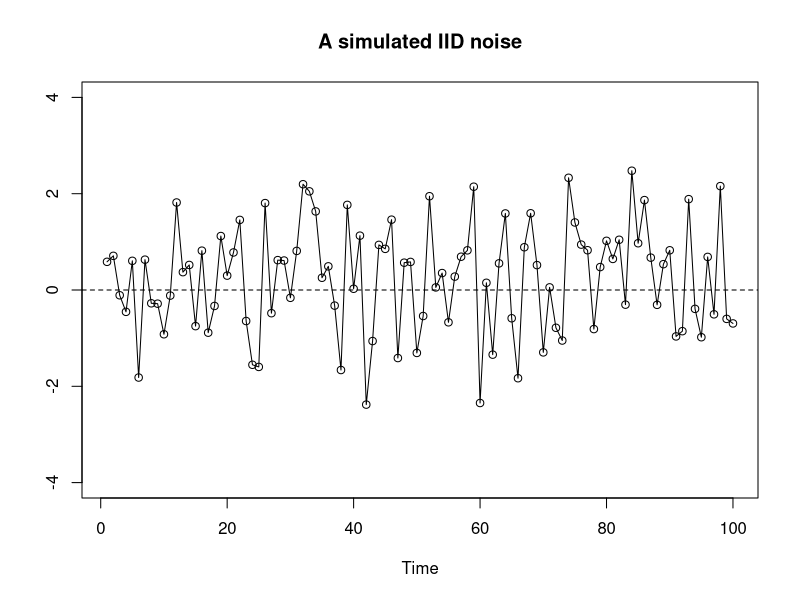
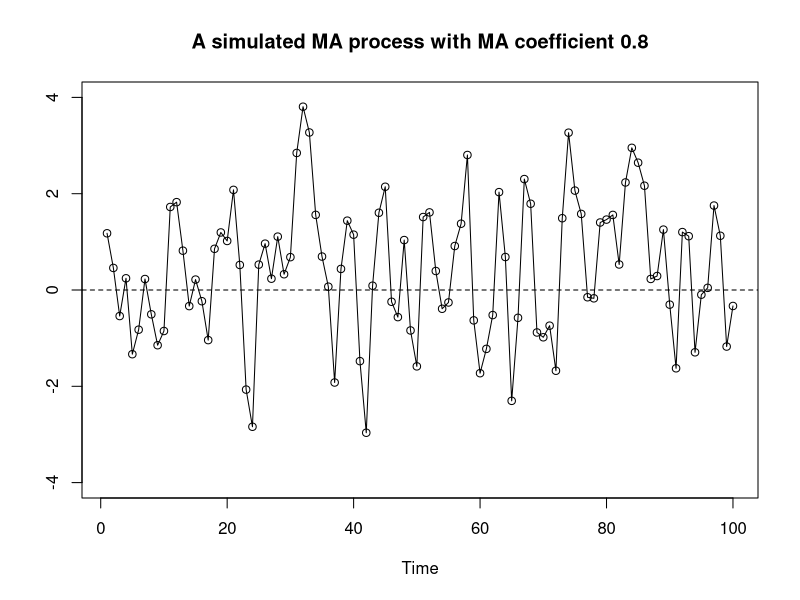
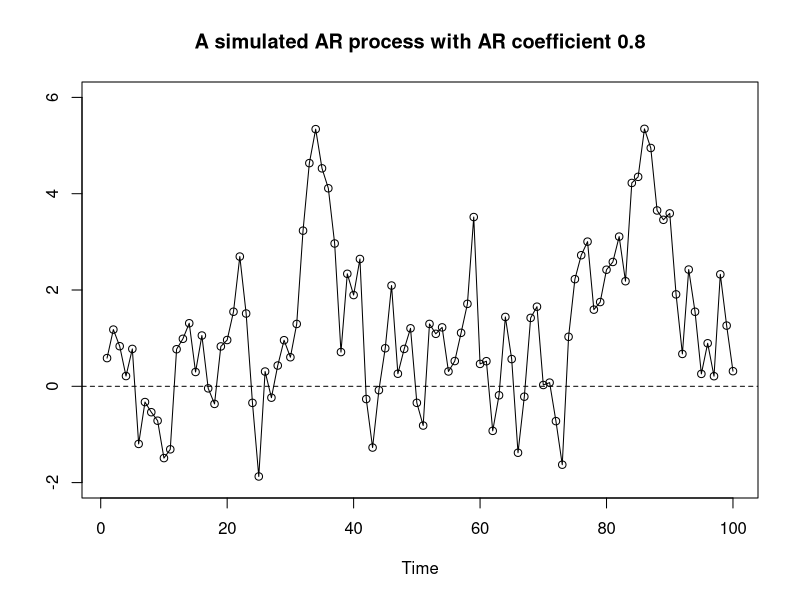
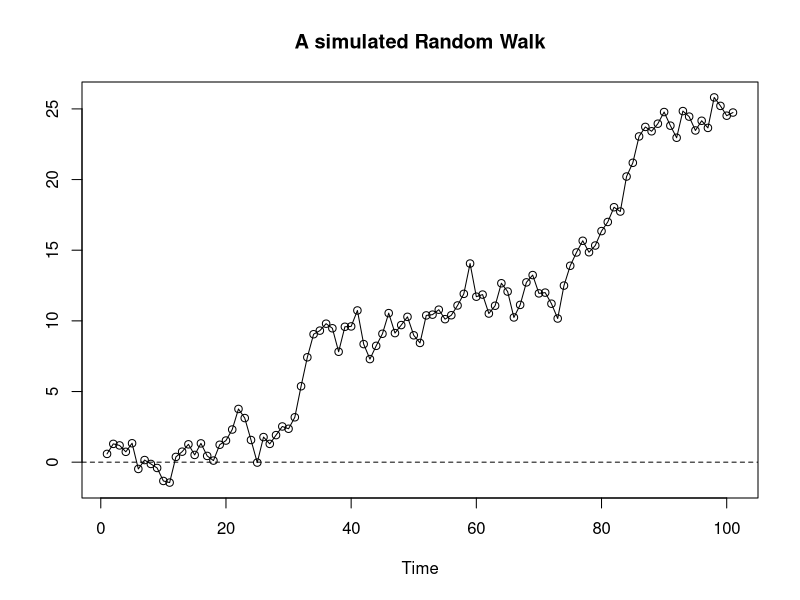
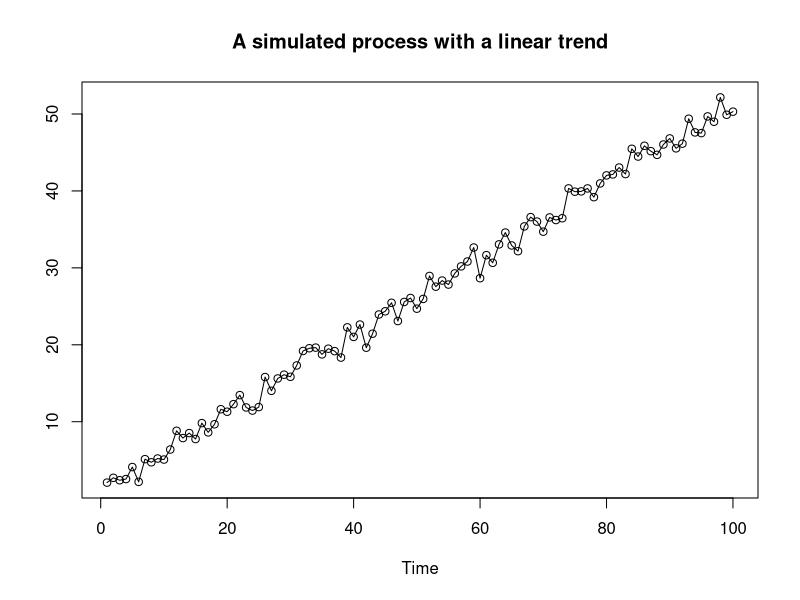

Recreate these plots in R, in order.
## Chapter 2


#### 1. Generate IID noise
set.seed(12345)
n=100
e <- rnorm(n+1)
plot(e[1:n],type='o',ylab="",xlab="Time",main="A simulated IID noise",ylim=c(-4,4))
abline(h=0,lty=2)

#### 2. Generate a moving avarege process
set.seed(12345)
n=100
e <- rnorm(n+1)
ma <- e[2:(n+1)]+0.8*e[1:n]
plot(ma,type='o',ylab="",xlab="Time",main="A simulated MA process with MA coefficient 0.8",ylim=c(-4,4))
abline(h=0,lty=2)

#### 3. Generate an autoregressive process
set.seed(12345)
n=100
e <- rnorm(n+1)
ar <- rep(0,n)
ar[1]=e[1]
for (i in 2:n){ar[i]=ar[i-1]*0.8+e[i]}
plot(ar,type='o',ylab="",xlab="Time",main="A simulated AR process with AR coefficient 0.8",ylim=c(-2,6))
abline(h=0,lty=2)


#### 4. Generate a random walk
set.seed(12345)
n=100
e <- rnorm(n+1)
rw <- cumsum(e)
plot(rw,type='o',ylab="",xlab="Time",main="A simulated Random Walk")
abline(h=0,lty=2)



#### 5. Generate a model with trend
set.seed(12345)
n=100
e <- rnorm(n+1)
trend=1+0.5*(1:n)+e[1:n]
plot(trend,type='o',ylab="",xlab="Time",main="A simulated process with a linear trend")
abline(h=0,lty=2)

